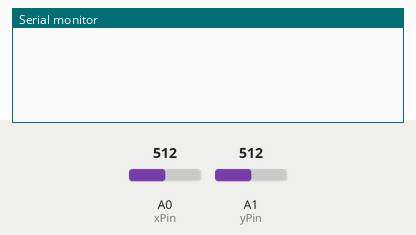
A sketch run on a simulated Arduino Uno, built with avr-gcc and run on an emulated ATmega328P. Parts: the last lines printed to the serial monitor. Inputs (shaded band) come from the test bench; at power-on: A0 (xPin) = 512, A1 (yPin) = 512.

Above: at 1.2 s.
1.3 s: A0 (xPin) set to 716
At 1.9 s:
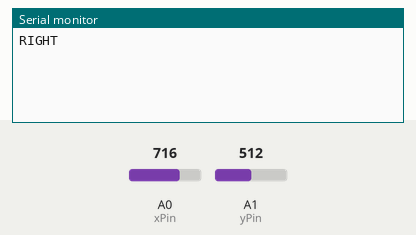
2.8 s: A1 (yPin) set to 900
At 3.3 s:
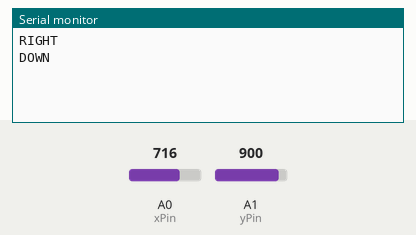
4.3 s: A1 (yPin) set to 122
At 5.5 s:
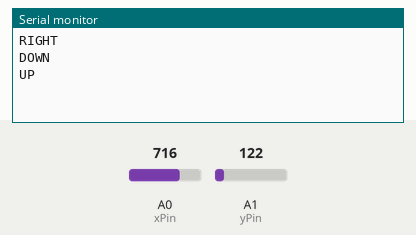
5.8 s: A1 (yPin) set to 511
At 6.7 s:
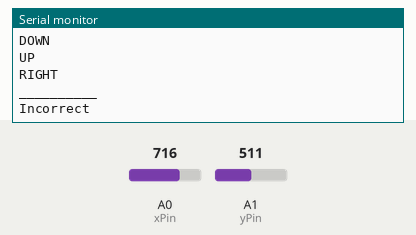
7.3 s: A0 (xPin) set to 306
At 8.4 s:
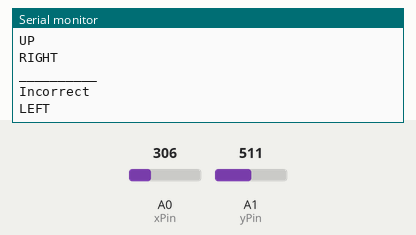

The sketch:

Joystick_thing.ino
```cpp
// Joystick pins
const int xPin = A0;
const int yPin = A1;

// Password sequence (You can change this!)
String password[] = {"UP", "RIGHT", "DOWN", "LEFT"};
const int passwordLength = sizeof(password) / sizeof(password[0]);

// Track input sequence
String inputSequence[10]; // Max 10 steps
int inputIndex = 0;

String lastDirection = "CENTER";

void setup() {
  Serial.begin(9600);
}

void loop() {
  int xVal = analogRead(xPin);
  int yVal = analogRead(yPin);

  int center = 512;
  int deadzone = 100;

  int xDiff = xVal - center;
  int yDiff = yVal - center;

  String currentDirection = "CENTER";

  // Direction detection (strict 4-way)
  if (abs(xDiff) > deadzone || abs(yDiff) > deadzone) {
    if (abs(xDiff) > abs(yDiff) * 1.5) {
      if (xDiff < -deadzone) {
        currentDirection = "LEFT";
      } else if (xDiff > deadzone) {
        currentDirection = "RIGHT";
      }
    } else if (abs(yDiff) > abs(xDiff) * 1.5) {
      if (yDiff < -deadzone) {
        currentDirection = "UP";
      } else if (yDiff > deadzone) {
        currentDirection = "DOWN";
      }
    }
  }

  // Detect direction change (only on new press)
  if (currentDirection != lastDirection && currentDirection != "CENTER") {
    Serial.println(currentDirection);

    // Save the input
    if (inputIndex < 10) {
      inputSequence[inputIndex] = currentDirection;
      inputIndex++;
    }

    // Check if input matches password length
    if (inputIndex == passwordLength) {
      // Print underline row
      Serial.println("__________");

      // Check the sequence
      bool correct = true;
      for (int i = 0; i < passwordLength; i++) {
        if (inputSequence[i] != password[i]) {
          correct = false;
          break;
        }
      }

      if (correct) {
        Serial.println("CHECK");
      } else {
        Serial.println("Incorrect");
      }

      // Reset for next input
      inputIndex = 0;
    }
  }

  // Reset lastDirection when centered
  if (currentDirection == "CENTER") {
    lastDirection = "CENTER";
  } else {
    lastDirection = currentDirection;
  }

  delay(100); // Small delay for stability
}
```

Measured:
- after the input at 1.3 s, the serial monitor: prints a new line at once (image 1)
- after the input at 2.8 s, the serial monitor: prints a new line at once (image 2)
- after the input at 4.3 s, the serial monitor: prints a new line at once (image 3)
- after the input at 5.8 s, the serial monitor: prints a new line at once (image 4)
- after the input at 7.3 s, the serial monitor: prints a new line at once (image 5)
